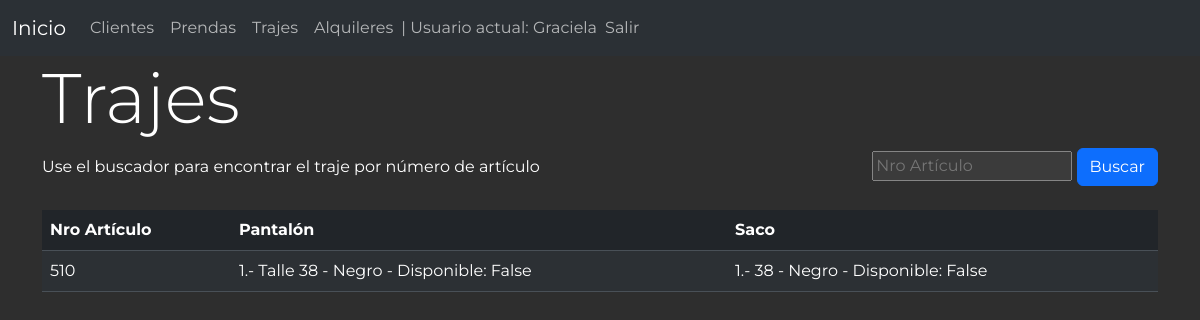
Before: /trajes/ (signed in) with the older database file.
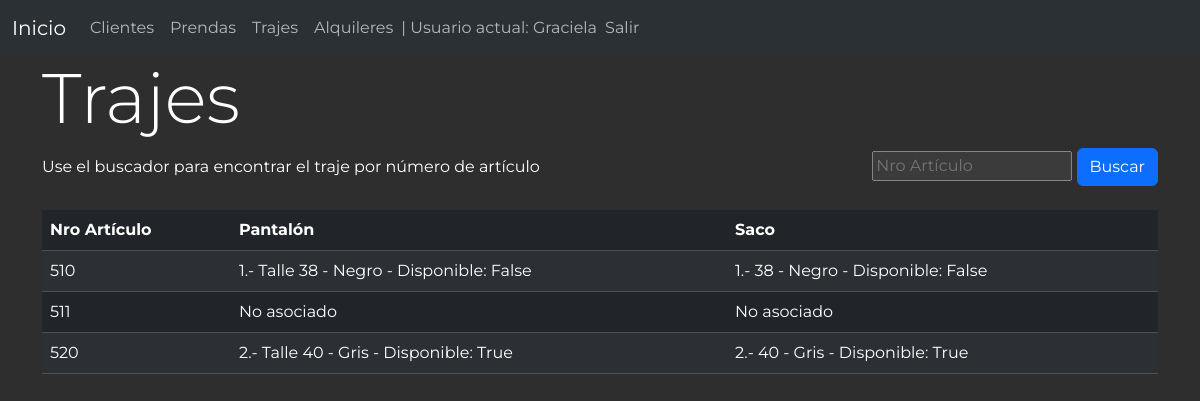
After: the same page with the newer database file.
### alquiler/models.py (models this page shows, shortened)
class Traje(models.Model):
    nro_articulo = models.CharField(max_length=20, unique=True)
    def mostrar_pantalon(self):
        pantalon = self.pantalon_set.first()
        return f'{pantalon.id}.- Talle {pantalon.talle_pantalon} - {pantalon.color_pantalon} - Disponible: {pantalon.disponible}' if pantalon else 'No asociado'
    mostrar_pantalon.short_description = 'Pantalón'
    def mostrar_saco(self):
        saco = self.saco_set.first()
        return f'{saco.id}.- {saco.talle_saco} - {saco.color_saco} - Disponible: {saco.disponible}' if saco else 'No asociado'
    mostrar_saco.short_description = 'Saco'
    class Meta:
        db_table = 'traje'
        verbose_name = 'traje'
        verbose_name_plural = 'trajes'

class Pantalon(models.Model):
    color_pantalon = models.ForeignKey('Color', on_delete=models.CASCADE, default=1)
    talle_pantalon = models.CharField(max_length=20, null=True, blank=True)
    traje = models.ForeignKey('Traje', on_delete=models.CASCADE, default=1)
    disponible = models.BooleanField(default=True)
    class Meta:
        db_table = 'pantalon'
        verbose_name = 'pantalon'
        verbose_name_plural = 'pantalones'

class Color(models.Model):
    nombre = models.CharField(max_length=100)
    def __str__(self):
        return self.nombre
    class Meta:
        db_table = 'color'
        verbose_name = 'color'
        verbose_name_plural = 'colores'

class Saco(models.Model):
    color_saco = models.ForeignKey('Color', on_delete=models.CASCADE, default=1)
    talle_saco = models.CharField(max_length=20, null=True, blank=True)
    traje = models.ForeignKey('Traje', on_delete=models.CASCADE, default=1)
    disponible = models.BooleanField(default=True)
    class Meta:
        db_table = 'saco'
        verbose_name = 'saco'
        verbose_name_plural = 'sacos'

### alquiler/views.py (the view)
# urls.py: path('trajes/',views.trajes, name='trajes'),
@login_required
def trajes(request):
    query = request.GET.get('q', '')
    if query:
        trajes = Traje.objects.filter(nro_articulo__icontains=query)
    else:
        trajes = Traje.objects.all()
    return render(request, 'trajes.html', {'trajes': trajes, 'query': query})

### alquiler/templates/trajes.html (shortened to what this page needs)
{% extends 'layout.html' %}
{% block content %}
<main class="container">
    <div class="extremos">
        <h1>Trajes</h1>
    </div>
    <div class="extremos">
        <span>Use el buscador para encontrar el traje por número de artículo</span>
        <form action="{% url 'trajes' %}" method="get">
            <input type="search" name="q" value="{{ query }}" placeholder="Nro Artículo">
            <button class="btn btn-primary" type="submit">Buscar</button>
        </form>
    </div>
    <br>
    <table class="table table-striped">
        <thead>
            <tr>
                <th scope="col">Nro Artículo</th>
                <th scope="col">Pantalón</th>
                <th scope="col">Saco</th>
            </tr>
        </thead>
        <tbody>
          {% for traje in trajes %}
          <tr>
              <td>{{ traje.nro_articulo }}</td>
              <td>{{ traje.mostrar_pantalon }}</td>
              <td>{{ traje.mostrar_saco }}</td>
          </tr>
          {% endfor %}
        </tbody>
      </table>
</main>
{% endblock %}

Changed rows visible on the page:
added Traje: nro_articulo "511", mostrar_pantalon "No asociado", mostrar_saco "No asociado"
added Traje: nro_articulo "520", mostrar_pantalon "2.- Talle 40 - Gris - Disponible: True", mostrar_saco "2.- 40 - Gris - Disponible: True"
